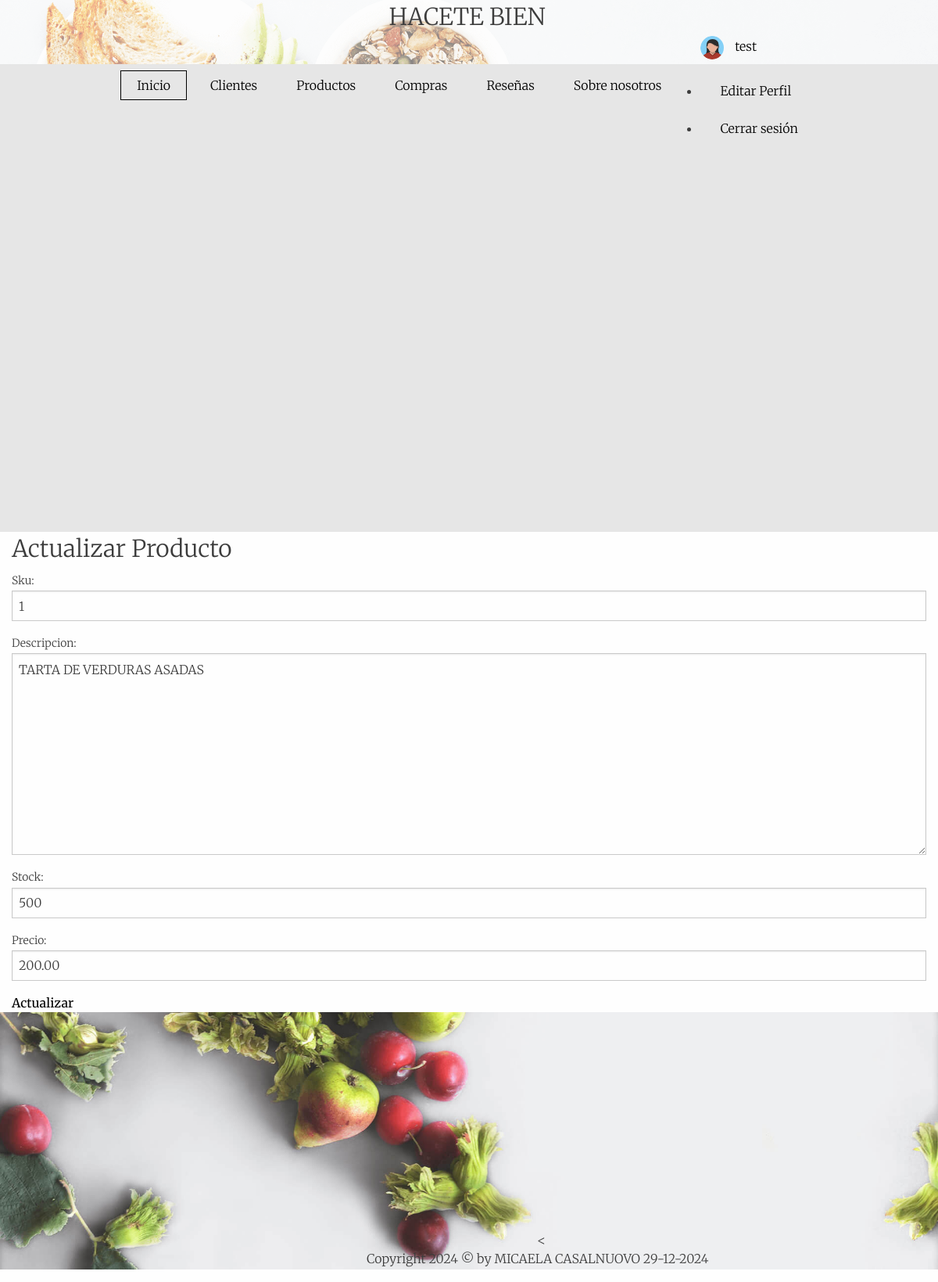
/Users/producto/actualizar/1/ (signed in), run on the app's committed database.
### Users/models.py (models this page shows, shortened)
class Avatar(models.Model):
    user = models.OneToOneField(User, on_delete=models.CASCADE, null=True, blank=True)
    imagen = models.ImageField(upload_to='avatars/', null=True, blank=True)

### App/models.py (models this page shows, shortened)
class ModeloProducto(models.Model):
    sku = models.CharField(max_length=50, unique=True)
    descripcion = models.TextField()
    stock = models.PositiveIntegerField()
    precio = models.DecimalField(max_digits=10, decimal_places=2)

### App/views.py (the view, shortened to what this page needs)
# urls.py: path('producto/actualizar/<str:sku>/', views.ProductoUpdateView.as_view(), name='producto_update'),
class ProductoUpdateView(UpdateView):
    model = ModeloProducto
    form_class = ModeloProductoForm
    template_name = 'App/producto_form.html'
    context_object_name = 'producto'
    def get_object(self, queryset=None):
        return ModeloProducto.objects.get(sku=self.kwargs['sku'])

### App/forms.py
class ModeloProductoForm(forms.ModelForm):
    class Meta:
        model = ModeloProducto
        fields = ['sku', 'descripcion', 'stock', 'precio']

### App/templates/App/producto_form.html (shortened to what this page needs)
{% extends "App/base.html" %}
{% block main %}
<section id="actualizar-producto">
    <div class="container">
        <h1>Actualizar Producto</h1>
        <form method="post">
            {{ form.as_p }}
            <button type="submit">Actualizar</button>
        </form>
    </div>
</section>
{% endblock %}

### App/templates/App/base.html (shortened to what this page needs)
<!doctype html>
{% load static %}
<html class="no-js" lang="en">
<head>
    <link rel="stylesheet" href="{% static 'App/css/app.css' %}">
    <link rel="stylesheet" type="text/css" href="https://cdnjs.cloudflare.com/ajax/libs/slick-carousel/1.7.1/slick.css" />
    <link rel="stylesheet" type="text/css" href="https://cdnjs.cloudflare.com/ajax/libs/slick-carousel/1.7.1/slick-theme.css" />
</head>
<body>
    <header class="site-header">
        <div class="container">
            <div class="header-content">
                <div class="top-menu  scroll-reveal">
                    <div class="menu">
                        <nav id="main-nav" data-animate="menu-in menu-out">
                            <ul class="main-navigation">
                                <ul class="main-navigation">
                                    <li><a class="m-active" href="{% url 'inicio' %}" data-text="Inicio">Inicio</a></li>
                                    <li><a class="m-anim" href="{% url 'clientes' %}" data-text="Clientes">Clientes</a></li>
                                    <li><a class="m-anim" href="{% url 'productos' %}" data-text="Productos">Productos</a></li>
                                    <li><a class="m-anim" href="{% url 'compra' %}" data-text="Compras">Compras</a></li>
                                    <li><a class="m-anim" href="{% url 'resenas' %}" data-text="Reseñas">Reseñas</a></li>
                                    <li><a class="m-anim" href="{% url 'about' %}" data-text="Sobre nosotros">Sobre nosotros</a></li>
                                    {% if user.is_authenticated %}
                                    <li class="nav-item dropdown">
                                        <a class="nav-link dropdown-toggle" href="#" id="navbarDropdown" role="button" data-bs-toggle="dropdown" aria-expanded="false">
                                            {% if user.avatar %}
                                                <img src="{{ user.avatar.imagen.url }}" alt="Avatar"
                                                     style="width: 30px; height: 30px; border-radius: 50%; object-fit: cover; margin-right: 10px;" />
                                            {% else %}
                                                <img src="{% static 'default-avatar.png' %}" alt="Avatar"
                                                     style="width: 30px; height: 30px; border-radius: 50%; object-fit: cover; margin-right: 10px;" />
                                            {% endif %}
                                            {{ user.username }}
                                        </a>
                                        <ul class="dropdown-menu" aria-labelledby="navbarDropdown">
                                            <li><a class="dropdown-item" href="{% url 'cambiar_email_y_contrasena' %}" data-text="Editar Perfil">Editar Perfil</a></li>
                                            <li><a class="dropdown-item" href="{% url 'Logout' %}" data-text="Cerrar sesión">Cerrar sesión</a></li>
                                        </ul>
                                    </li>
                                {% else %}
                                    <li><a class="m-anim" href="{% url 'Login' %}" data-text="Login">Iniciar sesión</a></li>
                                {% endif %}
                                </ul>
                        </nav>
                    </div>
                </div>
            </div>
        </div>
        <div class="slider">
            <div class="a-slide slide1">
                <div class="container">
                    <div class="bottom-section scroll-reveal" data-origin="right" data-distance="20%">
                        <h1 class="header-txt">HACETE BIEN</h1>
                    </div>
                </div>
            </div>
        </div>
    </header>
</body>
    {% block main  %}
    {% endblock main  %}
    <footer id="contact-us">
        <div class="container">
            <div class="footer-content">
                <
            </div>
            <p class="copy-info">Copyright 2024 © by MICAELA CASALNUOVO 29-12-2024</p>
        </div>
    </footer>
</body>
</html>

### data on the page
ModeloProducto: sku "1", descripcion "TARTA DE VERDURAS ASADAS", stock "500", precio "200.00"

### other printed values
{{ user.username }} "test"
